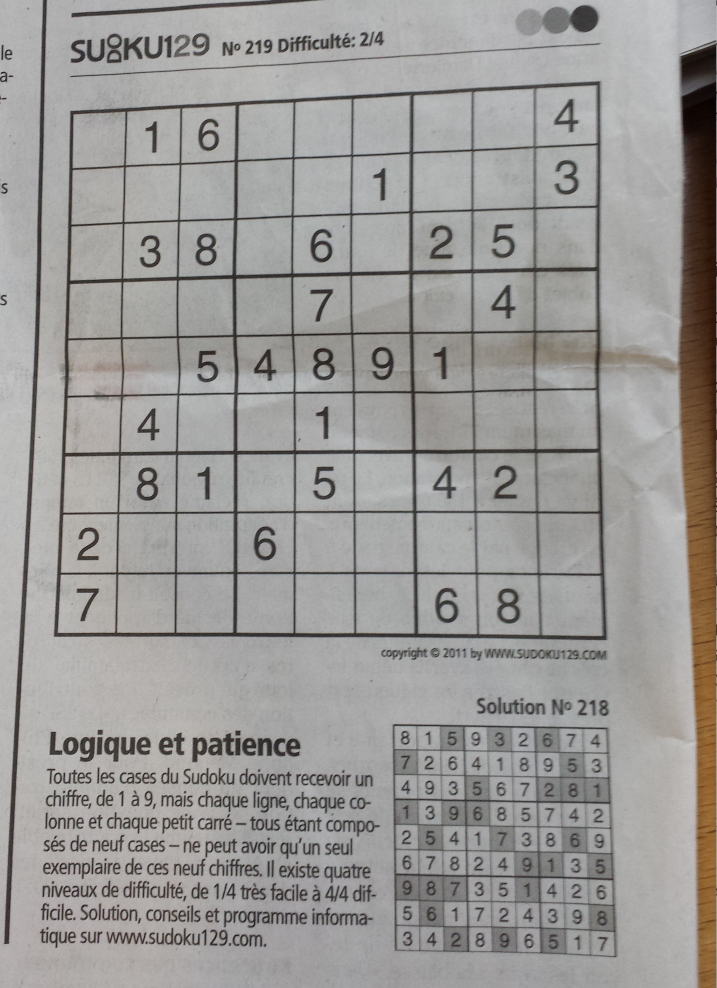
#> input picture image.jpg, 2151 x 2964 px (shown at 1/3 size)
$ python -i input_process4.py   (imports and definitions only)
#> lines starting #> are read from the running program, lines starting #| are printed output that depends on the picture; after the words box and inside, x2 and y2 are one past the last pixel; in counts of white or black regions, pixels touching at a corner belong together
import cv2
import os
import matplotlib.pyplot as plt
import numpy as np
import tensorflow as tf
import argparse
import cv2
import imutils

# [24 lines left out: function resize_and_maintain_aspect_ratio, not called in this run]


def apply_grayscale_blur_and_threshold(img, method="mean", blocksize=91, c=7):
    '''
    Utility function to convert RGB image to thresholded image.

    Args:
        img: Array containing image data.

        method: Method to use for adaptive thresholding. Options are "mean" or
                "gaussian", corresponding to cv2.ADAPTIVE_THRESH_MEAN_C and
                cv2.ADAPTIVE_THRESH_GAUSSIAN_C, respectively.

        blocksize: Parameter blockSize passed to cv2.adaptiveThreshold.
                    Block size defines the neighbourhood of pixels considered
                    by adaptive threshold.

        c: Parameter C passed to cv2.adaptiveThreshold. Constant value
           subtracted from the weighted sum of neighbourhood pixels.

    Returns:
        thresh: Thresholded binary image.

    '''
#> called with method = 'mean', blocksize = 41, c = 8

    # Apply blur and convert to grayscale
    img = cv2.GaussianBlur(img, ksize=(3, 3), sigmaX=0)
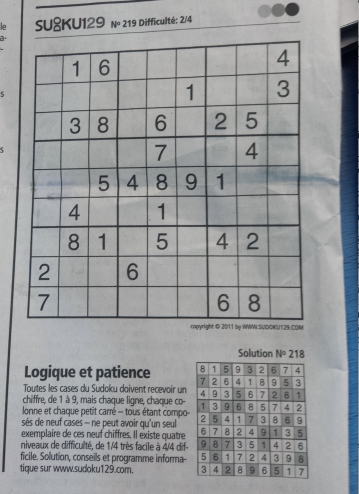
#> img: shape (2964, 2151, 3) (shown at 1/6 size); mean of channels 0, 1, 2 155.3, 153.5, 151.2; drawn as B, G, R
    gray = cv2.cvtColor(img, cv2.COLOR_RGB2GRAY)
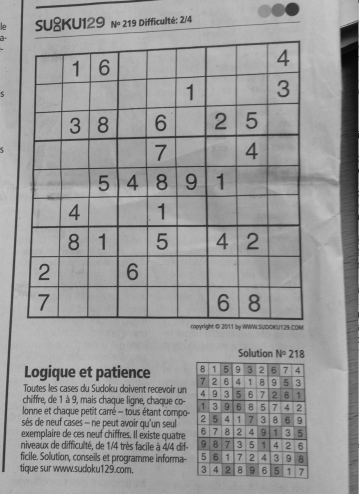
#> gray: shape (2964, 2151) (shown at 1/6 size); min 3, max 201, mean 153.7

    if method == "mean":
        adaptiveMethod = cv2.ADAPTIVE_THRESH_MEAN_C
    elif method == "gaussian":
        adaptiveMethod = cv2.ADAPTIVE_THRESH_GAUSSIAN_C

    # Adaptive thresholding
    thresh = cv2.adaptiveThreshold(gray,
                                    maxValue=255,
                                    adaptiveMethod=adaptiveMethod,
                                    thresholdType=cv2.THRESH_BINARY,
                                    blockSize=blocksize,
                                    C=c)
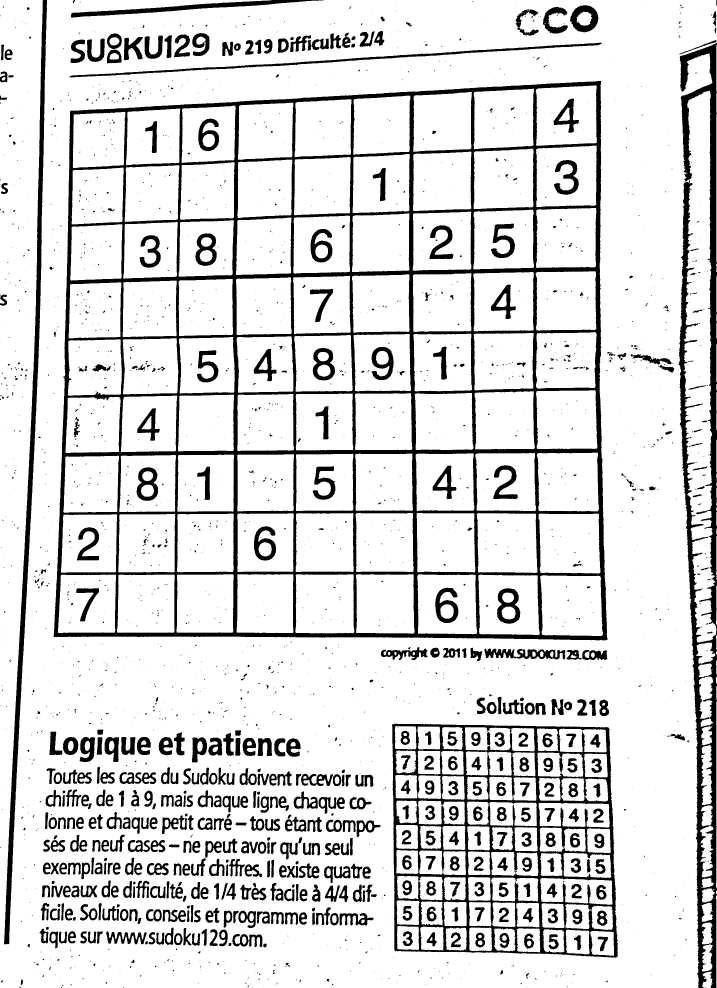
#> thresh: shape (2964, 2151) (shown at 1/3 size); 85.4% white; 2506 black regions (1818 under 20 px), largest, box (x1, y1, x2, y2) and area: (161, 243, 1823, 1921) 314414, (2035, 128, 2151, 2964) 98035, (1176, 2171, 1853, 2873) 88038

    # Invert the resulting threshold image (black <-> white)
    thresh = cv2.bitwise_not(thresh)
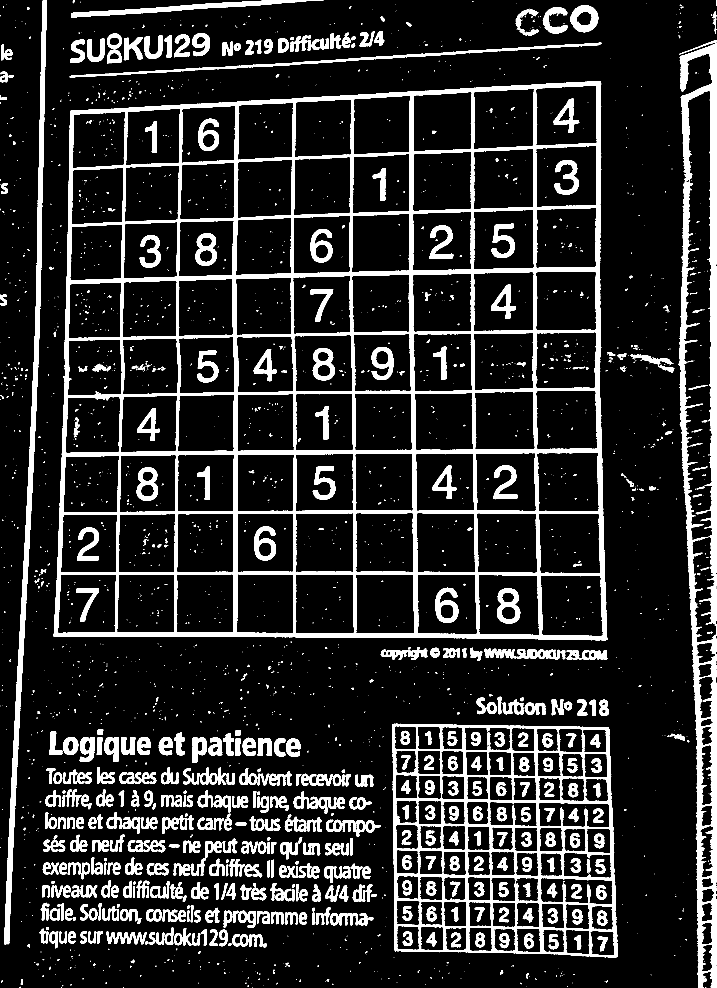
#> thresh: shape (2964, 2151) (shown at 1/3 size); 14.6% white; 2506 white regions (1818 under 20 px)

    return thresh


def get_quadrilateral_points_in_order(approx_arr):
    '''
    Given an array of [x, y] pairs representing corner locations of a
    quadrilateral, identify which points are top-left (tl), top-right (tr),
    bottom-right (br), and bottom-left (bl) and return them in this exact
    order.

    For each point in approx_arr, calculate the Euclidean distance to the
    origin (0, 0). Then, define a second origin that resides past the rightmost
    point in approx_arr. Calculate Euclidean distances between all points and
    this new origin.

    TL and BR are determined by finding the shortest and longest distances
    wrt origin (0, 0). TR and BL are determined by finding the shortest and
    longest distances wrt the new origin, excluding those points already
    assigned to TL and BR (this is important).

    Args:
        approx_arr: Array of values representing the corner locations of a quadrilateral.

    Returns:
        Array of [x, y] pairs in the order tl, tr, br, bl.

    '''

    try:
        assert(approx_arr.shape == (4, 1, 2) or approx_arr.shape == (4, 2))
    except:
        raise ValueError(f"Incorrect shape for approx_arr: {approx_arr.shape}. Requires shape of (4, 1, 2) or (4, 2).")

    # Squeeze away the redundant dimension to give us a 2D array if necessary
    if approx_arr.shape == (4, 1, 2):
        approx_arr = np.squeeze(approx_arr, axis=1)

    # Define a point to place the second origin
    max_x = int(1.1 * np.max(approx_arr[:,0]))

    # Define the origin locations
    origin_1 = [0, 0]
    origin_2 = [max_x, 0]

    # Find the Euclidean distances of all 4 points in the array, to the origin (0, 0)
    distances_1 = [np.linalg.norm(point - origin_1) for point in approx_arr]
    # Find the Euclidean distances of all 4 points in the array, to the new origin (max_x, 0)
    distances_2 = [np.linalg.norm(point - origin_2) for point in approx_arr]

    # Find the indices of the top-left and bottom-right corners
    tl_idx = np.argmin(distances_1)
    br_idx = np.argmax(distances_1)

    # To avoid identifying an index more than once, we set these to np.inf
    # or -np.inf when selecting the indices for the distances from origin_2

    # Identify the top right corner
    dist_arr = distances_2.copy()
    # Mask out the indices that have already been selected
    dist_arr[tl_idx] = np.inf
    dist_arr[br_idx] = np.inf
    tr_idx = np.argmin(dist_arr)

    # Identify the bottom left corner
    dist_arr = distances_2.copy()
    # Mask out the indices that have already been selected
    dist_arr[tl_idx] = -np.inf
    dist_arr[br_idx] = -np.inf
    bl_idx = np.argmax(dist_arr)

    # Get the (x, y) points for each corner
    tl = approx_arr[tl_idx]
    br = approx_arr[br_idx]
    tr = approx_arr[tr_idx]
    bl = approx_arr[bl_idx]

    return np.array([tl, tr, br, bl])


def perform_four_point_transform(input_img, src_corners, pad=10):
    '''
    Perform a four-point perspective transform to an image such that the four
    corners in img are mapped to new specified points in the resulting image.

    Args:
        input_img: An image array.
        src_corners: An array of shape (4, 2) containing the (x, y) locations
                     of the four reference points in input_img.
        pad: Pixel value for padding applied to all sides of warped image.
             The warped image then contains pixels extending past the corners,
             which is useful for accommodating curves in the paper surface for
             locating the puzzle grid later.

    Returns:
        M: transformation matrix.
        warped: Image resulting from the perspective transform applied to
                input_img.

    '''

    # Get the corner points in the order we want
    src_corners = get_quadrilateral_points_in_order(src_corners)
    src_corners = src_corners.astype("float32")
    tl, tr, br, bl = src_corners

    # Define the desired dimensions of the destination (warped) image (max_width, max_height)
    # Calculate the width of the top and bottom edges, and take the maximum
    bottom_width = np.sqrt(((br[0] - bl[0]) ** 2) + ((br[1] - bl[1]) ** 2))
    top_width = np.sqrt(((tr[0] - tl[0]) ** 2) + ((tr[1] - tl[1]) ** 2))
    max_width = max(int(bottom_width), int(top_width))

    # Calculate the height of the left and right edges, and take the maximum
    left_height = np.sqrt(((tl[0] - bl[0]) ** 2) + ((tl[1] - bl[1]) ** 2))
    right_height = np.sqrt(((tr[0] - br[0]) ** 2) + ((tr[1] - br[1]) ** 2))
    max_height = max(int(left_height), int(right_height))

    # Define the set of points in the destination image that our four corners
    # from the input image should map to, such that we obtain a bird's eye view
    dest_img_corners = np.array([[0+pad, 0+pad],
                                 [max_width-1-pad, 0+pad],
                                 [max_width-1-pad, max_height-1-pad],
                                 [0+pad, max_height-1-pad]], dtype="float32")

    # Compute our transformation matrix
    M = cv2.getPerspectiveTransform(src=src_corners, dst=dest_img_corners)
    warped_img = cv2.warpPerspective(input_img, M, (max_width, max_height))

    return M, warped_img


def find_grid_contour_candidates(img, to_plot=False):
    '''
    Given an input image, build a list of contours that may represent the
    main puzzle grid outline. For each candidate identified, perform a
    perspective transformation and store the contour, the transformation
    matrix, and the perspective-warped image.

    Args:
        img: RGB image of sudoku puzzle.
        to_plot: Flag to produce plot showing all contours.

    Returns:
        contours: A list of contours identified as potential grid candidates.
                    Sorted in reverse order by area of contour.
        M: A list of perspective transformation matrices.
        warped: A list of warped images that may represent the main puzzle grid.

    '''

    # Initialise lists for return values
    M_matrices = []
    warped_images = []
    contour_grid_candidates = []

    # Calculate the area of the whole image
    img_area = img.shape[0] * img.shape[1]

    # Apply blur, grayscale and adaptive threshold
    thresh = apply_grayscale_blur_and_threshold(img, blocksize=41, c=8)

    # Get the contours from the thresholded image
    contours = cv2.findContours(image=thresh.copy(),
                                mode=cv2.RETR_EXTERNAL,
                                method=cv2.CHAIN_APPROX_SIMPLE)
#> contours = 1467 contours, 1065 with area under 20; largest, box (x1, y1, x2, y2) and area: (161, 243, 1823, 1921) 2619790, (1176, 2171, 1853, 2873) 449371, (2035, 128, 2151, 2964) 119039, (12, 0, 141, 2833) 35972, (209, 128, 1805, 232) 8550

    if contours:
        # Convenience function to extract contours
        contours = imutils.grab_contours(contours)
        # Sort the contours according to contour area, largest first
        contours = sorted(contours, key=cv2.contourArea, reverse=True)

        if to_plot:
            # Plot all the contours on the original RGB image
            with_contours = cv2.drawContours(img.copy(), contours, -1, (0, 255, 75), thickness=2)
            plt.imshow(with_contours)
            plt.show(block=False)

        for contour in contours:
            # Approximate the contour in order to determine whether the contour is a quadrilateral
            perimeter = cv2.arcLength(contour, True)
            approx = cv2.approxPolyDP(contour, 0.03 * perimeter, True)

            # Calculate the area of the identified contour
            contour_area = cv2.contourArea(contour)
            contour_fractional_area = contour_area / img_area

            # We are looking for a quadrilateral contour with sufficiently large area
            if len(approx) == 4 and contour_fractional_area > 0.1:
                # Get the corners in the required order
                approx = get_quadrilateral_points_in_order(approx)
                # Use the approximation to apply the perspective transform
                # on the candidate grid region
                M, warped_img = perform_four_point_transform(input_img=img,
                                                              src_corners=approx,
                                                              pad=30)

                M_matrices.append(M)
                warped_images.append(warped_img)
                contour_grid_candidates.append(contour)
#> this loop made 1467 passes
#> (perimeter, contour_area, contour_fractional_area) on pass 1: (6806.8, 2619789.5, 0.411)
#> pass 1, in perform_four_point_transform, `warped_img = cv2.warpPerspective(input_img, M, (max_width, max_height))`:
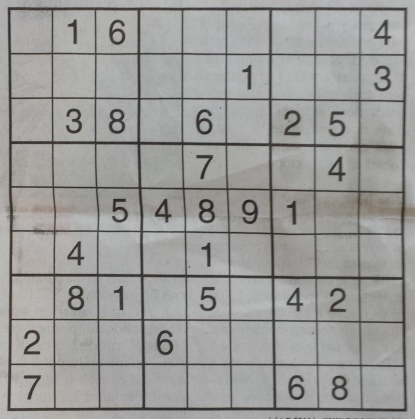
#> warped_img: shape (1675, 1660, 3) (shown at 1/4 size); mean R, G, B 155.3, 155.1, 153.3
#> after the loop, M_matrices = [[[1.09, 0.034, -209.7], [0.0635, 1.09, -346.6], [4.17e-05, 2.84e-05, 1]]]; contour_grid_candidates = 1 contour; box (x1, y1, x2, y2) and area: (161, 243, 1823, 1921) 2619790; warped_images = 1 item

    if warped_images:
        return M_matrices, warped_images, contour_grid_candidates
    else:
        raise Exception("No grid contour candidates were found in image")


# [58 lines left out: function check_for_digit_in_cell_image, not called in this run]


def locate_cells_within_grid(grid_img, to_plot=False):
    '''
    Identify the individual sudoku cells contained within the grid image.

    Args:
        grid_img:
        to_plot:

    Returns:
        valid_cells:

    '''

    # Initialise a list to store the detected cells
    valid_cells = []

    # Calculate the area of the sudoku grid.
    # Used later to check if a contour is a valid cell
    grid_area = grid_img.shape[0] * grid_img.shape[1]

    # Apply blur, grayscale and adaptive threshold
    grid_img = apply_grayscale_blur_and_threshold(grid_img, method="mean", blocksize=91, c=7)

    if to_plot:
        fig, ax = plt.subplots()
        ax.imshow(grid_img, cmap='gray')
        plt.show(block=False)

    # Get external and internal contours from the sudoku grid image
    contours = cv2.findContours(image=grid_img.copy(),
                                mode=cv2.RETR_TREE,
                                method=cv2.CHAIN_APPROX_NONE)

    if contours:
        # Convenience function to extract contours
        contours = imutils.grab_contours(contours)
        # Sort the contours according to contour area, largest first
        contours = sorted(contours, key=cv2.contourArea, reverse=True)

        for contour in contours:
            # Approximate the contour
            perimeter = cv2.arcLength(contour, True)
            approx = cv2.approxPolyDP(contour, 0.03 * perimeter, True)
            # Find the contour area wrt the grid area
            contour_fractional_area = cv2.contourArea(contour) / grid_area

            # We are looking for a contour that is quadrilateral and has an area
            # of approximately 1% of the grid area (0.5% to 1.5% works well)
            if len(approx) == 4 and contour_fractional_area > 0.005 and contour_fractional_area < 0.015:
                # We have found a valid contour
                # Use a mask to extract the identified cell from grid_img
                mask = np.zeros_like(grid_img)
                # Use the contour to mask out the cell
                cv2.drawContours(image=mask,
                                contours=[contour],
                                contourIdx=0,
                                color=255,
                                thickness=cv2.FILLED)

                # Get the indices where the mask is white
                y_px, x_px = np.where(mask==255)
                # Use these indices to crop out the cell from the image
                cell_image = grid_img[min(y_px):max(y_px)+1, min(x_px):max(x_px)+1]
                # Determine whether or not there's a digit present in the cell
                digit_is_present, cell_image = check_for_digit_in_cell_image(img=cell_image,
                                                                             area_threshold=5,
                                                                             apply_border=True)

                # See if erosion improves predictions
                kernel = np.ones((3, 3), np.uint8)
                cell_image = cv2.erode(cell_image, kernel, iterations=1)

                # Resize the cell image to be 28x28 pixels for classification later
                cell_image = cv2.resize(cell_image, dsize=(28, 28), interpolation=cv2.INTER_AREA)

                # Use the contour to calculate the centroid for the cell. This is
                # so we know the cell's location on the grid, so we know where to
                # place the text when entering the puzzle solution
                moments = cv2.moments(contour)
                x_centroid = int(moments['m10'] / moments['m00'])
                y_centroid = int(moments['m01'] / moments['m00'])

                # Create a dictionary for every valid cell
                valid_cells.append({'img': cell_image,
                                    'contains_digit': digit_is_present,
                                    'x_centroid': x_centroid,
                                    'y_centroid': y_centroid})

    else:
        print("No valid cells found in image")

    return valid_cells


def get_valid_cells_from_image(img):
    '''
    The aim is to locate and extract the puzzle grid from an image.
    First, identify all candidates for the puzzle grid, then search within
    these candidates for valid individual grid cells. If no candidate puzzle
    grid contains exactly 81 cells, the search has failed and an exception
    is raised.

    Args:
        img: RGB image of a sudoku puzzle.

    Returns:
        valid_cells: A list of dictionary objects, one for each cell.
                     These contain the cell's image data, whether or not it
                     contains a digit, and the cell's x- and y-centroids in
                     the perspective warped image.

        M: The perspective transform matrix used to transform the identified
            grid to the bird's-eye view. This will be used for inverse
            transform when placing solved digits back on the original grid image.


        grid_image: The perspective transformed puzzle grid, isolated from the rest
                    of the image.

    '''
    # Find grid contour candidates for a particular image
    M_matrices, warped_images, grid_candidates = find_grid_contour_candidates(img)
#> warped_images = 1 item; grid_candidates has the same summary as contour_grid_candidates in find_grid_contour_candidates

    if not warped_images:
        raise Exception("No grid candidates were found in the image.")

    # For each candidate grid, check if it's valid and get inverse transform matrix
    for i, grid_image in enumerate(warped_images):
        valid_cells = locate_cells_within_grid(grid_image)
        M = M_matrices[i]
        if len(valid_cells) == 81:
            # Assume we have found the puzzle grid
            valid_cells = sort_cells_into_grid(valid_cells)
            #plot_cell_images_in_grid(valid_cells)
            return valid_cells, M, grid_image
#> this loop made 1 pass
#> grid_area in locate_cells_within_grid on pass 1: 2780500
#> pass 1, in apply_grayscale_blur_and_threshold (call 2), `thresh = cv2.adaptiveThreshold(gray, maxValue=255, adaptiveMethod=adap..`:
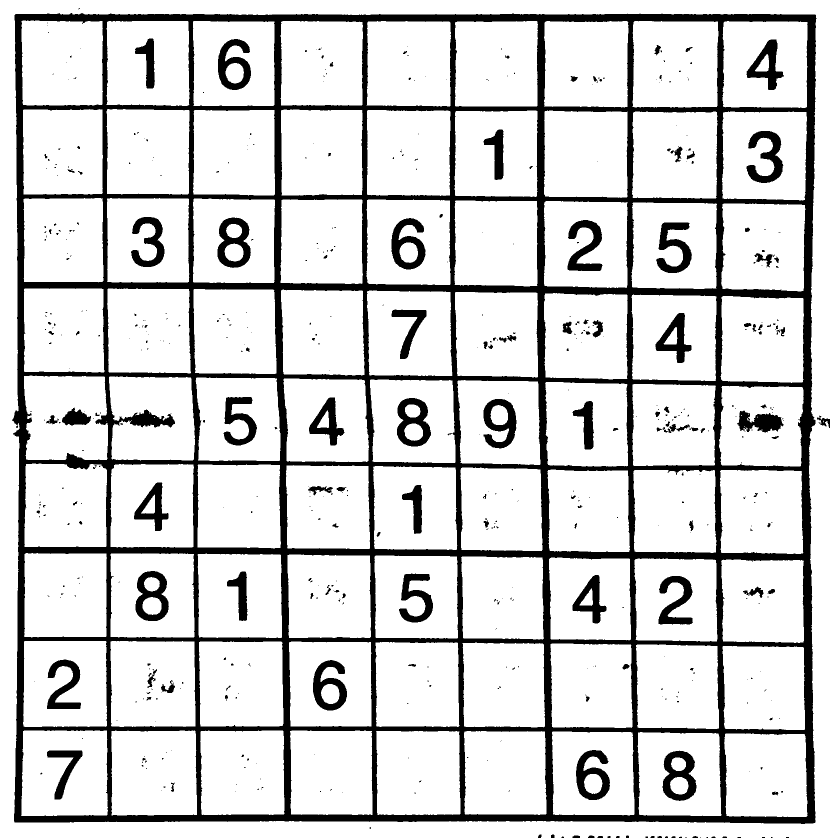
#> thresh: shape (1675, 1660) (shown at 1/2 size); 83.5% white; 568 black regions (427 under 20 px), largest, box (x1, y1, x2, y2) and area: (24, 26, 1633, 1648) 358138, (1325, 1501, 1393, 1602) 3716, (783, 436, 851, 539) 3590

    # If we don't obtain a list of valid cells, we don't return anything
    raise Exception("Unable to find the required number of cells in image.")


# [72 lines left out: functions sort_cells_into_grid, plot_cell_images_in_grid, not called in this run]

>>> import cv2
>>> picture = cv2.cvtColor(cv2.imread('image.jpg'), cv2.COLOR_BGR2RGB)
#> (the run stopped early here; a loop or call above may not have finished)
